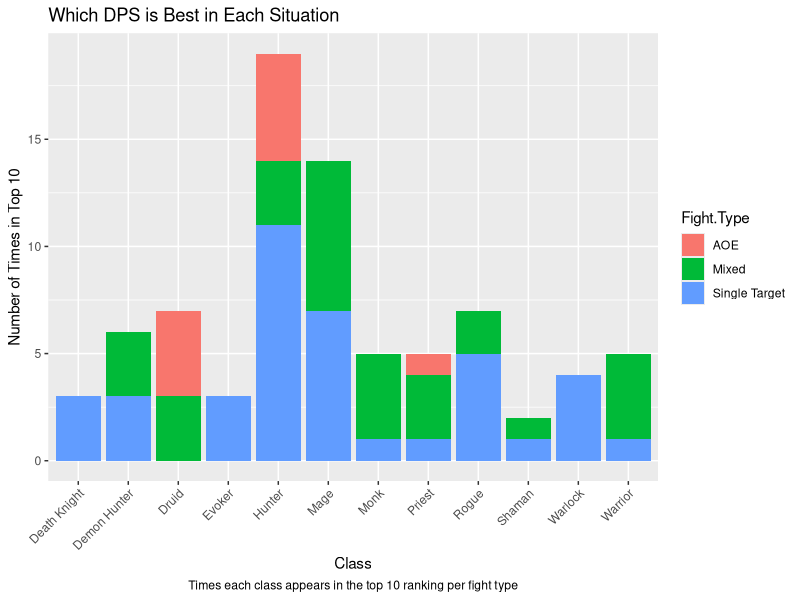
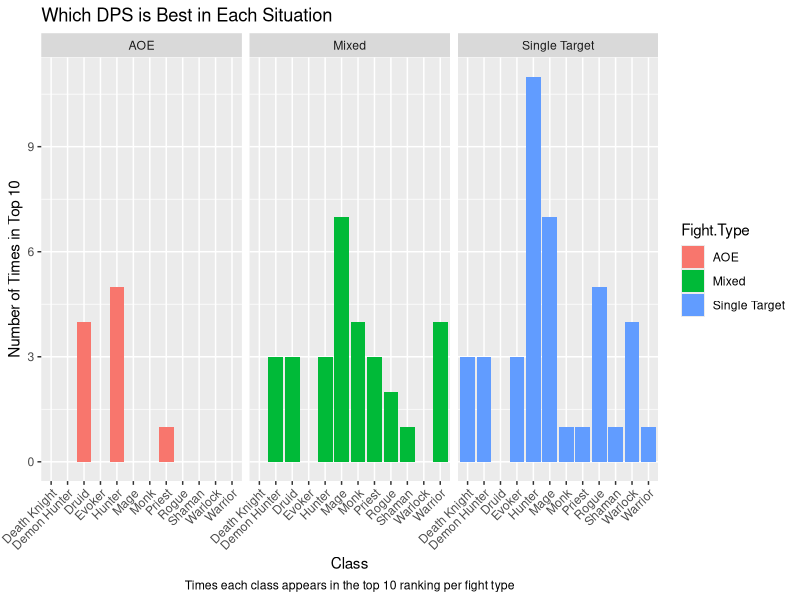
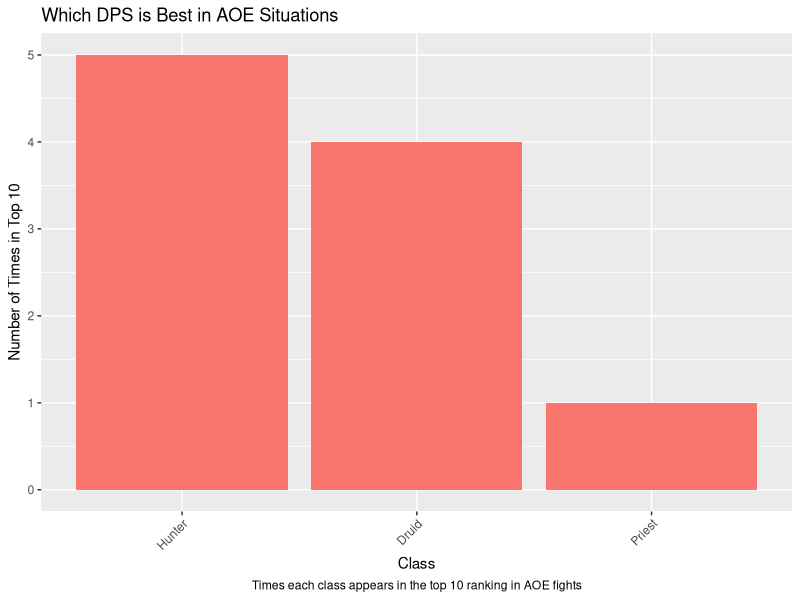
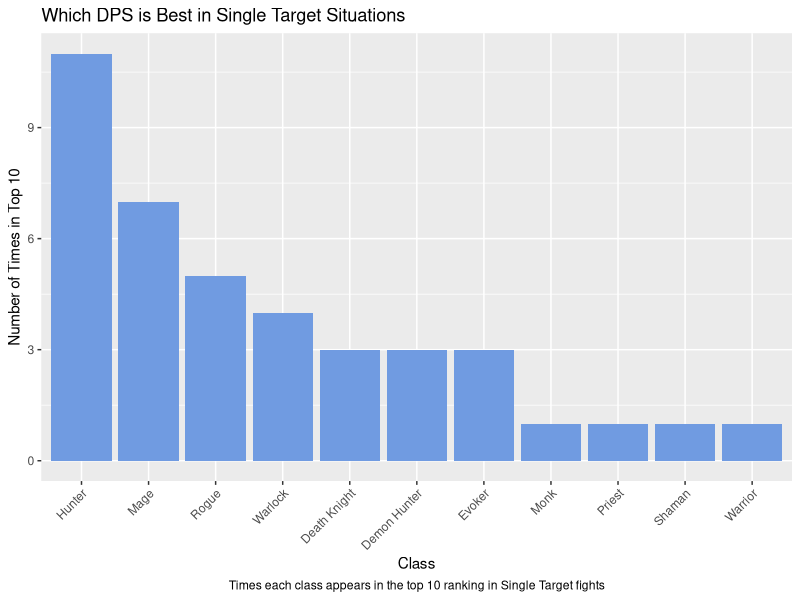
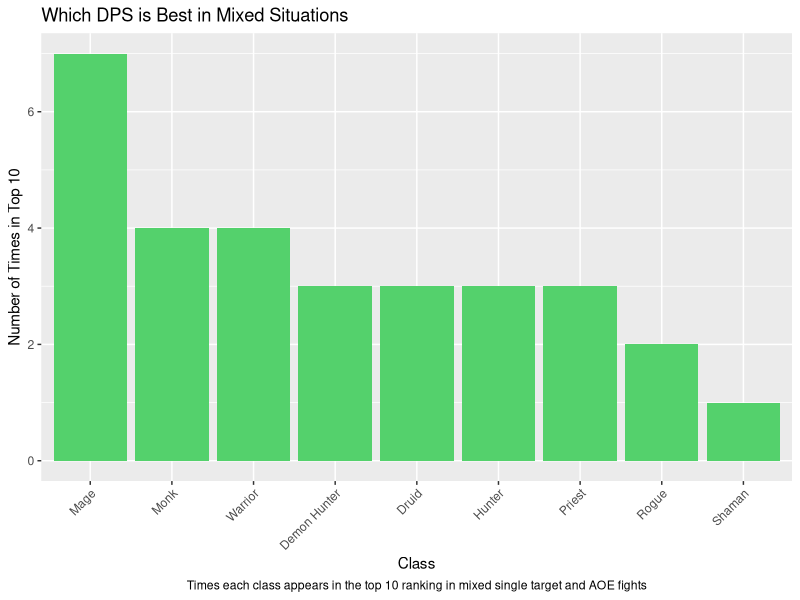
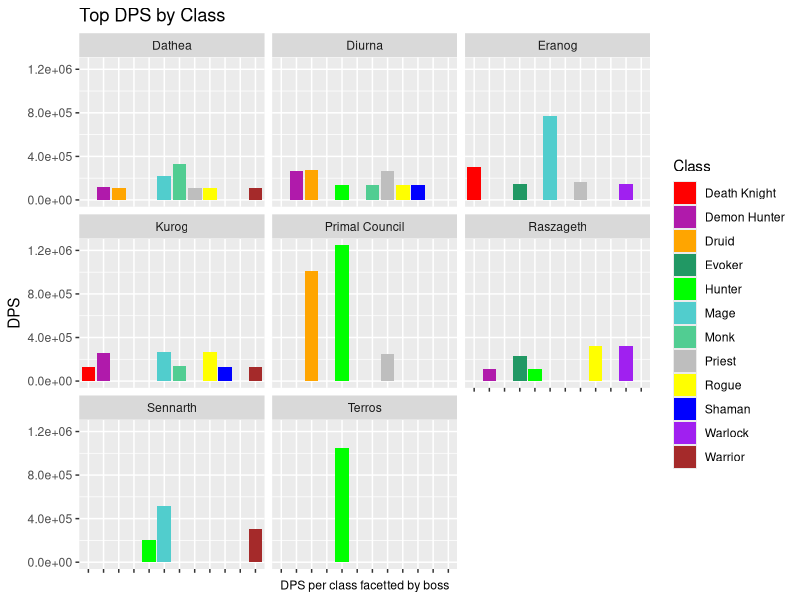

These figures' R source, in order:
## ---- chunk 1
suppressPackageStartupMessages(library(tidyverse))
suppressPackageStartupMessages(library(scales))
library(tidyverse)
library(dplyr)
library(ggplot2)
library(readxl)
library(scales)
DPSsheet<-read.csv("DataVizMidterm - Sheet1.csv")
## ---- chunk 2
ggplot(DPSsheet, aes(x=Class, y=Appearance, fill = Fight.Type)) +
  geom_col()+
  labs(title = "Which DPS is Best in Each Situation", caption = "Times each class appears in the top 10 ranking per fight type", y="Number of Times in Top 10") +
  theme(plot.caption = element_text(hjust = .5)) +
  theme(axis.text.x = element_text(angle = 45, hjust = 1))
## ---- chunk 3
ggplot(DPSsheet, aes(x=Class, y=Appearance, fill = Fight.Type)) +
  geom_col()+
  labs(title = "Which DPS is Best in Each Situation", caption = "Times each class appears in the top 10 ranking per fight type", y="Number of Times in Top 10") +
  theme(plot.caption = element_text(hjust = .5)) +
  theme(axis.text.x = element_text(angle = 45, hjust = 1))+
  facet_wrap(~Fight.Type)
## ---- chunk 4
DPSsheet_AOE <- subset(DPSsheet, Fight.Type == "AOE")
ggplot(DPSsheet_AOE, aes(x = reorder(Class, -Appearance, FUN = sum), y = Appearance, fill = Fight.Type)) +
  geom_col() +
  labs(title = "Which DPS is Best in AOE Situations",
       caption = "Times each class appears in the top 10 ranking in AOE fights",
       y = "Number of Times in Top 10", x="Class") +
  theme(plot.caption = element_text(hjust = .5)) +
  theme(legend.position = "none")+
  theme(axis.text.x = element_text(angle = 45, hjust = 1))
## ---- chunk 5
DPSsheet_AOE <- subset(DPSsheet, Fight.Type == "Single Target")

ggplot(DPSsheet_AOE, aes(x = reorder(Class, -Appearance, FUN = sum), y = Appearance, fill = Fight.Type)) +
  geom_col(fill = "#709BE1") +
  labs(title = "Which DPS is Best in Single Target Situations",
       caption = "Times each class appears in the top 10 ranking in Single Target fights",
       y = "Number of Times in Top 10", x = "Class") +
  theme(plot.caption = element_text(hjust = .5)) +
  theme(legend.position = "none")+
  theme(axis.text.x = element_text(angle = 45, hjust = 1))

## ---- chunk 6
DPSsheet_AOE <- subset(DPSsheet, Fight.Type == "Mixed")

ggplot(DPSsheet_AOE, aes(x = reorder(Class, -Appearance, FUN = sum), y = Appearance, fill = Fight.Type)) +
  geom_col(fill = "#54D16C") +
  labs(title = "Which DPS is Best in Mixed Situations",
       caption = "Times each class appears in the top 10 ranking in mixed single target and AOE fights",
       y = "Number of Times in Top 10", x = "Class") +
  theme(plot.caption = element_text(hjust = .5)) +
  theme(legend.position = "none")+
  theme(axis.text.x = element_text(angle = 45, hjust = 1))
## ---- chunk 7
ggplot(DPSsheet, aes(x = Class, y=DPS, fill =Class))+
  geom_col(position = "stack")+
  labs(title = "Top DPS by Class", caption = "DPS per class facetted by boss") +
  theme(axis.text.x = element_text(angle = 45, hjust = 1),
        axis.text.x.bottom = element_blank())+ 
  theme(plot.caption = element_text(hjust = .5))+
  scale_y_continuous(labels = scientific_format())+
  facet_wrap(~Boss)+
  theme(axis.title.x = element_blank())+
  scale_fill_manual(values = c("red", "#B01AAB", "orange", "#219864", "green", "#51CDCD", "#51CD92", "grey", "yellow", "blue", "purple", "brown"), drop = FALSE)
